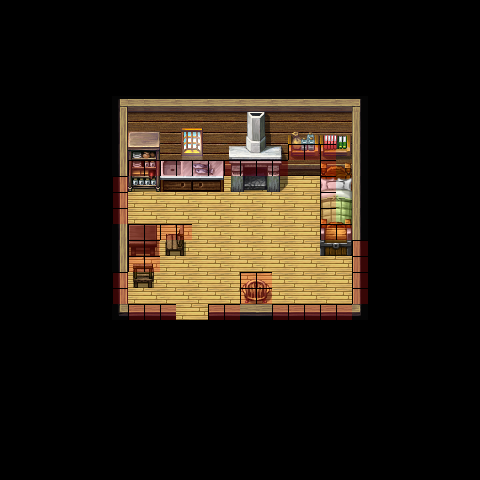

This game map was drawn from its Tiled (.tmx) file and the tilesets committed beside it. A one-line description and the trimmed map source follow:
An orthogonal 30x30 tile map with 16x16 px tiles, 7 tile layers (Boden, Wände, Fenster, Deko, ...), 11 tilesets and 1 object (teleporter1).

<map version="1.2" tiledversion="1.3.2" orientation="orthogonal" renderorder="right-down" compressionlevel="0" width="30" height="30" tilewidth="16" tileheight="16" infinite="0" nextlayerid="10" nextobjectid="2">
 <tileset firstgid="1" name="Walls" tilewidth="16" tileheight="16" tilecount="960" columns="32">
  <image source="../../tilesets/celiannatilea4.png" width="512" height="480" />
 </tileset>
 <tileset firstgid="961" name="Floor" tilewidth="16" tileheight="16" tilecount="512" columns="16">
  <image source="../../tilesets/celiannatilea5.png" width="256" height="512" />
 </tileset>
 <tileset firstgid="1473" name="Outside Dekoration" tilewidth="16" tileheight="16" tilecount="1024" columns="32">
  <image source="../../tilesets/celiannatilec.png" width="512" height="512" />
 </tileset>
 <tileset firstgid="2497" name="Interior" tilewidth="16" tileheight="16" tilecount="1024" columns="32">
  <image source="../../tilesets/celiannatiled.png" width="512" height="512" />
 </tileset>
 <tileset firstgid="3521" name="Interior2" tilewidth="16" tileheight="16" tilecount="1024" columns="32">
  <image source="../../tilesets/celiannatilee.png" width="512" height="512" />
 </tileset>
 <tileset firstgid="4545" name="Interior3" tilewidth="16" tileheight="16" tilecount="1024" columns="32">
  <image source="../../tilesets/TileC.png" width="512" height="512" />
 </tileset>
 <tileset firstgid="5569" name="Interior4" tilewidth="16" tileheight="16" tilecount="1024" columns="32">
  <image source="../../tilesets/TileD.png" width="512" height="512" />
 </tileset>
 <tileset firstgid="6593" name="Interior5" tilewidth="16" tileheight="16" tilecount="1024" columns="32">
  <image source="../../tilesets/TileE.png" width="512" height="512" />
 </tileset>
 <tileset firstgid="7617" name="WallsMack" tilewidth="16" tileheight="16" tilecount="960" columns="32">
  <image source="../../tilesets/TileA4.png" width="512" height="480" />
 </tileset>
 <tileset firstgid="8577" name="Chest1" tilewidth="16" tileheight="16" tilecount="384" columns="24">
  <image source="../../tilesets/Chest1.png" width="384" height="256" />
 </tileset>
 <tileset firstgid="8961" name="meta_tiles" tilewidth="16" tileheight="16" tilecount="8" columns="4">
  <image source="../../tilesets/meta_tiles.png" width="67" height="34" />
  <tile id="0">
   <properties>
    <property name="collide" value="" />
   </properties>
  </tile>
  <tile id="1">
   <properties>
    <property name="walkable" value="false" />
   </properties>
  </tile>
  <tile id="2">
   <properties>
    <property name="walkable" value="true" />
   </properties>
  </tile>
  <tile id="4">
   <properties>
    <property name="walkable" value="false" />
   </properties>
  </tile>
  <tile id="5">
   <properties>
    <property name="walkable" value="false" />
   </properties>
  </tile>
 </tileset>
 <layer id="1" name="Boden" width="30" height="30">
  <data>[900 cells, 900 non-empty, 8 distinct tile ids]</data>
 </layer>
 <layer id="2" name="Wände" width="30" height="30">
  <data>[900 cells, 110 non-empty, 20 distinct tile ids]</data>
 </layer>
 <layer id="3" name="Fenster" width="30" height="30">
  <data>[900 cells, 4 non-empty, 4 distinct tile ids]</data>
 </layer>
 <layer id="4" name="Deko" width="30" height="30">
  <data>[900 cells, 60 non-empty, 58 distinct tile ids]</data>
 </layer>
 <layer id="5" name="Items" width="30" height="30">
  <data>[900 cells, 16 non-empty, 16 distinct tile ids]</data>
 </layer>
 <objectgroup id="6" name="Objekte">
  <object id="1" name="teleporter1" x="176" y="304" width="32" height="16">
   <properties>
    <property name="destX" value="719" />
    <property name="destY" value="720" />
    <property name="destination" value="StartIsland" />
   </properties>
  </object>
 </objectgroup>
 <layer id="7" name="Meta_data" width="30" height="30">
  <data>[900 cells, 50 non-empty, 1 distinct tile ids]</data>
 </layer>
 <layer id="9" name="foreground" width="30" height="30">
  <data>[900 cells, 0 non-empty, 0 distinct tile ids]</data>
 </layer>
</map>
